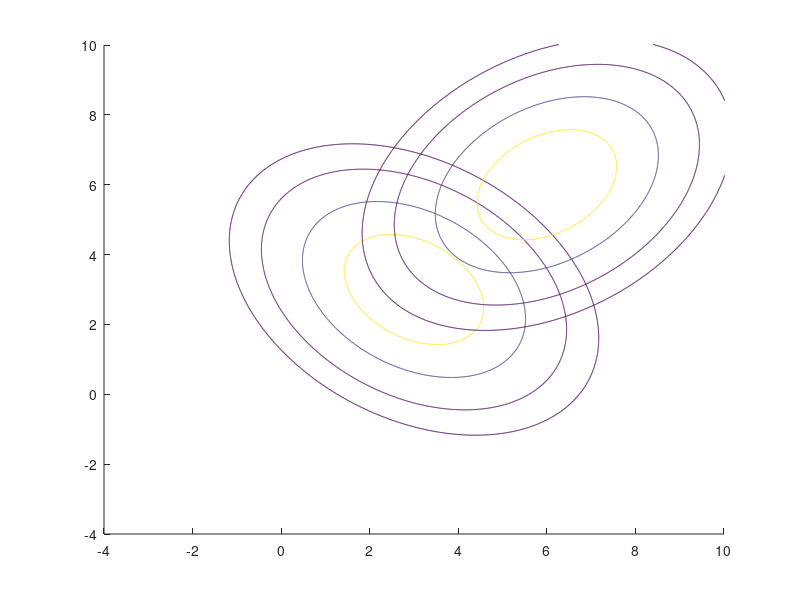

Write MATLAB code to recreate this figure. (Note: this script raises an error after producing the figure.)
clear all ;
close all;
clc;


S1 = [1.2 -0.4; -0.4 1.2];
S2 = [1.2 0.4; 0.4 1.2];

mu1=[3 3];
mu2=[6 6];

x1 = [-4 : 0.01 : 10] ;
x2 = [-4 : 0.01 : 10] ;

[X1,X2] = meshgrid(x1,x2);
hold on
figure(1);
Y1 = mvnpdf([X1(:) X2(:)] ,mu1,S1);
Y1_reshape = reshape(Y1,length(x2),length(x1));
contour(x1,x2,Y1_reshape,[.0001 .001 .01 .05:.1:.95 .99 .999 .9999])

x1 = [-4 : 0.01 : 12] ;
x2 = [-4 : 0.01 : 12] ;

[X1,X2] = meshgrid(x1,x2);

Y2 = mvnpdf([X1(:) X2(:)] ,mu2,S2);
Y2_reshape = reshape(Y2,length(x2),length(x1));
contour(x1,x2,Y2_reshape,[.0001 .001 .01 .05:.1:.95 .99 .999 .9999])
hold off

syms x y
hold on 

P1 = 0.1;
P2 = 1-P1;
y = (22.5 - 2*(log(P2/P1)))/(1.25*x);
ezplot(y,[-4 15 -4 15]);

P1 = 0.25;
P2 = 1-P1;
y = (22.5 - 2*(log(P2/P1)))/(1.25*x);
ezplot(y,[-4 15 -4 15]);

P1 = 0.5;
P2 = 1-P1;
y = (22.5 - 2*(log(P2/P1)))/(1.25*x);
ezplot(y,[-4 15 -4 15]);

P1 = 0.75;
P2 = 1-P1;
y = (22.5 - 2*(log(P2/P1)))/(1.25*x);
ezplot(y,[-4 15 -4 15]);

P1 = 0.9;
P2 = 1-P1;
y = (22.5 - 2*(log(P2/P1)))/(1.25*x);
ezplot(y,[-4 15 -4 15]);

title('x2 = (22.5 - 2*ln(P2/P1)) / 1.25*x1');
legend('SIGMA_1','SIGMA_2','P1 = 0.1','P1 = 0.25','P1 = 0.5','P1 = 0.75','P1 = 0.9');
hold off


